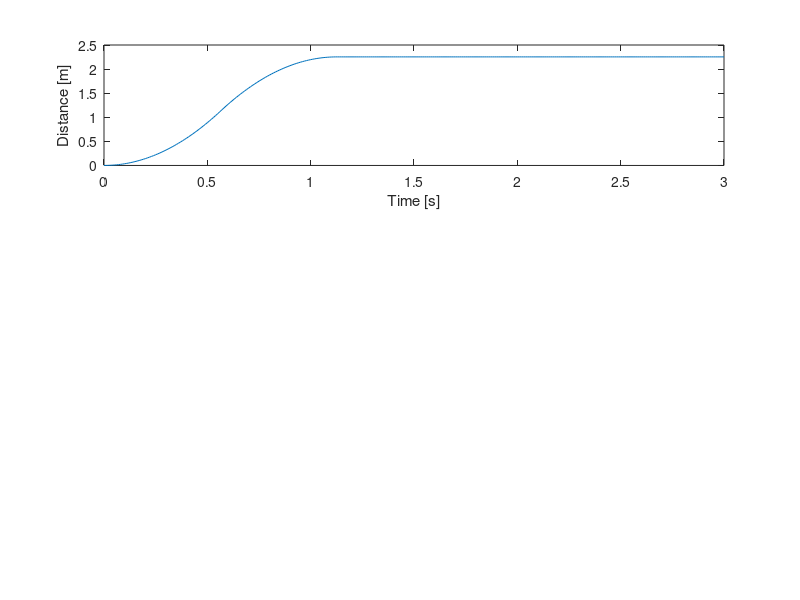

MATLAB code to generate this figure: (Note: this script raises an error after producing the figure.)
%% TRANSFER FUNCTION 
clear all
clc
g = 9.81;
l = 2; %cable length

sys = tf([-1 0 0], [l 0 g]);  

% Experiment opstelling:
theta_opt = 60.85*pi/180; %optimale eindhoek kabel [rad]
dx_object = 4; %horizontale verplaatsing bak [m]
dx_robot = dx_object - l*sin(theta_opt);  %horizontale verplaatsing robot [m]



x = 0:0.1:dx_robot; %m
time = 0:0.01:3; %s



% Choose desired input: 

% 1 = ramp input constant speed
% 2 = bang-bang motion law (1e orde continu)
% 3 = minimal rms (2e orde continu)
% 4 = 7de graads polynoom (4e orde continu, heel smooth dus eig hoop ik dat
% dit minder goed werkt)

input_type = 2;


% Loop for different velocities
iterations = 4;
indicators = zeros(iterations,2)';

for i = 2:iterations+1
    input = zeros(length(time),1);

    if input_type == 1
        % snelheid robot = v
        v = i; %m/s
        indicators(1,i) =v;

        % t = x/v: tijd vd beweging vd robot voor constante v
        t = dx_robot/v; %s
    
    
        ramp = v*time(1:ceil(t/0.01)); 

        %ramp
        input(1:ceil(t/0.01)) = ramp;
        %constant position at dx_robot
        input(ceil(t/0.01):end) = dx_robot;

        
    end

    if input_type == 2

        % Duratie beweging zelf te kiezen. Neem zelfde tijden als ramp
        T = dx_robot/i;
        tau1 = time(1:ceil(T/(2*0.01)))/T;
        tau2 = time(ceil(T/(2*0.01)):ceil(T/0.01))/T;
        % bang-bang
        S1 = dx_robot*2*(tau1).^2;
        S2 = dx_robot*(-2*tau2.^2+4*tau2-1);

        
        %motion law input
        input(1:ceil(T/(2*0.01))) = S1;
        input(ceil(T/(2*0.01)):ceil(T/(0.01))) = S2;
        %constant position at end
        input(ceil(T/0.01):end) = dx_robot;
    end
    

    if input_type == 3

        % Duratie beweging zelf te kiezen. Neem zelfde tijden als ramp
        T = dx_robot/i;
        tau = time(1:ceil(T/0.01))/T;
        % minimal rms
        S = dx_robot*(3*tau.^2 - 2*tau.^3);

        
        %motion law input
        input(1:ceil(T/(0.01))) = S;
        
        %constant position at end
        input(ceil(T/0.01):end) = dx_robot;
    end

    if input_type == 4

        % Duratie beweging zelf te kiezen. Neem zelfde tijden als ramp
        T = dx_robot/i;
        tau = time(1:ceil(T/0.01))/T;
        % 7th degree polynomial
        S = dx_robot*(-20*tau.^7+70*tau.^6-84*tau.^5+35*tau.^4);

        
        %motion law input
        input(1:ceil(T/(0.01))) = S;
        
        %constant position at end
        input(ceil(T/0.01):end) = dx_robot;
    end

    % Simulation
    [theta,time] = lsim(sys, input, time); 
    
    % Object position in time
    x_obj = input + l*sin(theta);
    y_obj = l*(1-cos(theta));
    
    % Does the object reach the optimal angle at this speed
    max_angle = max(theta);

    %time = timeindex / 100
    disp('SPEED = ')
    disp(i)
    
    if max_angle >= theta_opt
        disp('VVVVVVVVVVVVVVVVVVVVVVVVVVVVVVVVVVVVVVVV')
        disp('Destination can be reached at this speed')
        disp('VVVVVVVVVVVVVVVVVVVVVVVVVVVVVVVVVVVVVVVV')
        
    else
        disp('XXXXXXXXXXXXXXXXXXXXXXXXXXXXXXXXXXXXXXXXX')
        disp('Destination is not reached, speed too low')
        disp('XXXXXXXXXXXXXXXXXXXXXXXXXXXXXXXXXXXXXXXXX')
    end

    disp('----------------------------------------------------------')
    
    
    %plots
    if input_type == 1
        figure
        subplot(3,1,1)
        plot(time, input)
        xlabel('Time [s]')
        ylabel('Distance [m]')
        title('Robot position for v=', i)

        subplot(3,1,2)
        plot(time,theta)
        xlabel('Time [s]')
        ylabel('Angle [rad]')
        hold on
        xline(x(end)/i, 'Color', 'r', 'LineStyle', '--');
        yline(theta_opt, 'Color', 'g', 'LineStyle', '--');
        title('Theta for v=', i)
        
        subplot(3,1,3)
        plot(x_obj,y_obj)
        xlabel('x-distance [m]')
        ylabel('y-distance [m]')
        hold on
        xline(x(end), 'Color', 'r', 'LineStyle', '--');
        title('Object position')

        indicators(2,i) = 2*max(y_obj*2*g/(v^2));

       
    end

    if input_type == 2
        figure
        subplot(3,1,1)
        plot(time, input)
        xlabel('Time [s]')
        ylabel('Distance [m]')
        title('Robot position for T=', T)

        subplot(3,1,2)
        plot(time,theta)
        xlabel('Time [s]')
        ylabel('Angle [rad]')
        hold on
        xline(x(end)/i, 'Color', 'r', 'LineStyle', '--');
        yline(theta_opt, 'Color', 'g', 'LineStyle', '--');
        title('Theta for T=', T)
        
        subplot(3,1,3)
        plot(x_obj,y_obj)
        xlabel('x-distance [m]')
        ylabel('y-distance [m]')
        hold on
        xline(x(end), 'Color', 'r', 'LineStyle', '--');
        title('Object position')
    end

    if input_type == 3
        figure
        subplot(3,1,1)
        plot(time, input)
        xlabel('Time [s]')
        ylabel('Distance [m]')
        title('Robot position for T=', T)

        subplot(3,1,2)
        plot(time,theta)
        xlabel('Time [s]')
        ylabel('Angle [rad]')
        hold on
        xline(x(end)/i, 'Color', 'r', 'LineStyle', '--');
        yline(theta_opt, 'Color', 'g', 'LineStyle', '--');
        title('Theta for T=', T)
        
        subplot(3,1,3)
        plot(x_obj,y_obj)
        xlabel('x-distance [m]')
        ylabel('y-distance [m]')
        hold on
        xline(x(end), 'Color', 'r', 'LineStyle', '--');
        title('Object position')
    end

    if input_type == 4
        figure
        subplot(3,1,1)
        plot(time, input)
        xlabel('Time [s]')
        ylabel('Distance [m]')
        title('Robot position for T=', T)

        subplot(3,1,2)
        plot(time,theta)
        xlabel('Time [s]')
        ylabel('Angle [rad]')
        hold on
        xline(x(end)/i, 'Color', 'r', 'LineStyle', '--');
        yline(theta_opt, 'Color', 'g', 'LineStyle', '--');
        title('Theta for T=', T)
        
        subplot(3,1,3)
        plot(x_obj,y_obj)
        xlabel('x-distance [m]')
        ylabel('y-distance [m]')
        hold on
        xline(x(end), 'Color', 'r', 'LineStyle', '--');
        title('Object position')
    end
end
%disp(indicators)
